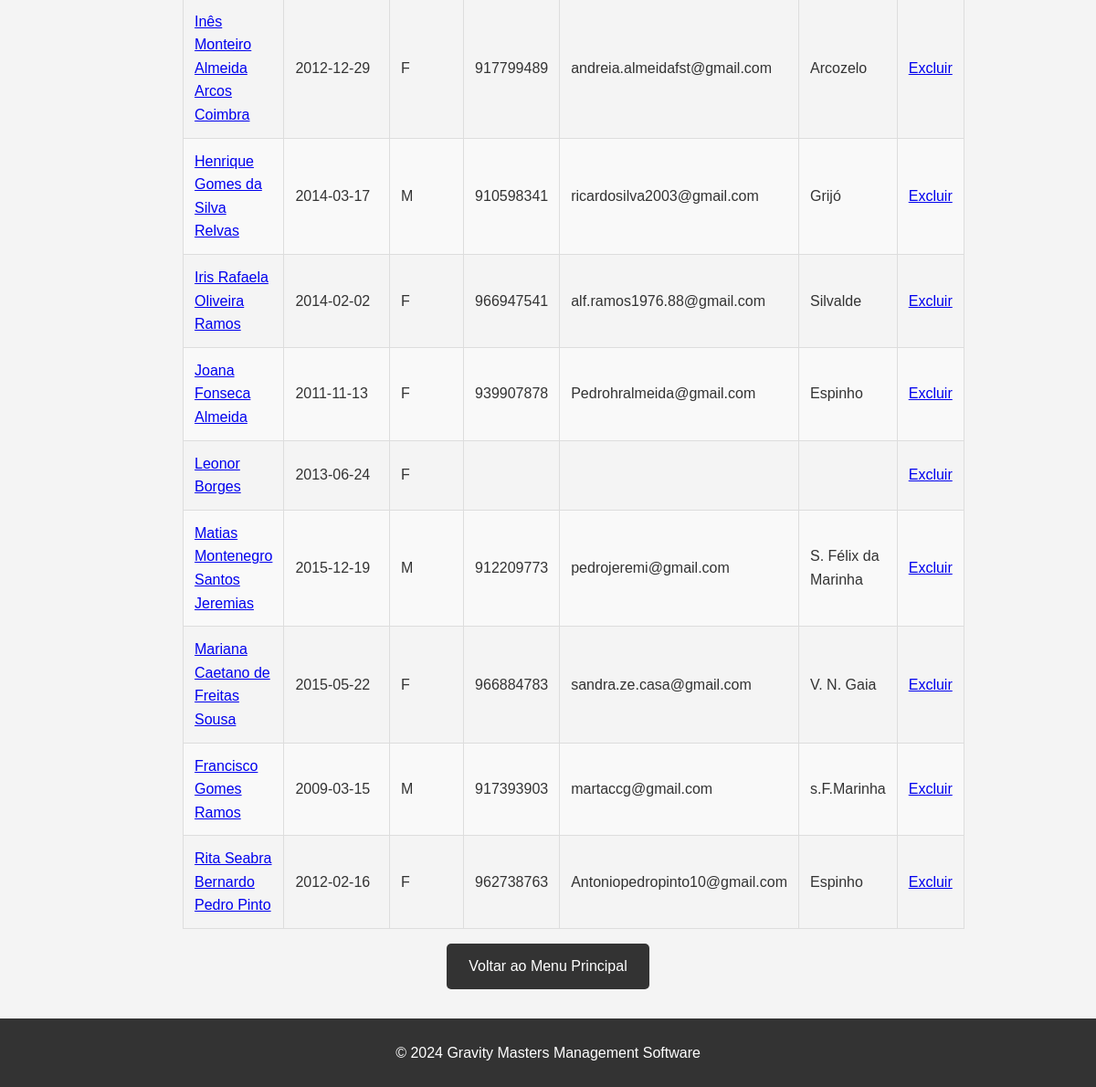
Page /frontend/list_athletes.php (signed in, lower part) on the earlier database version.
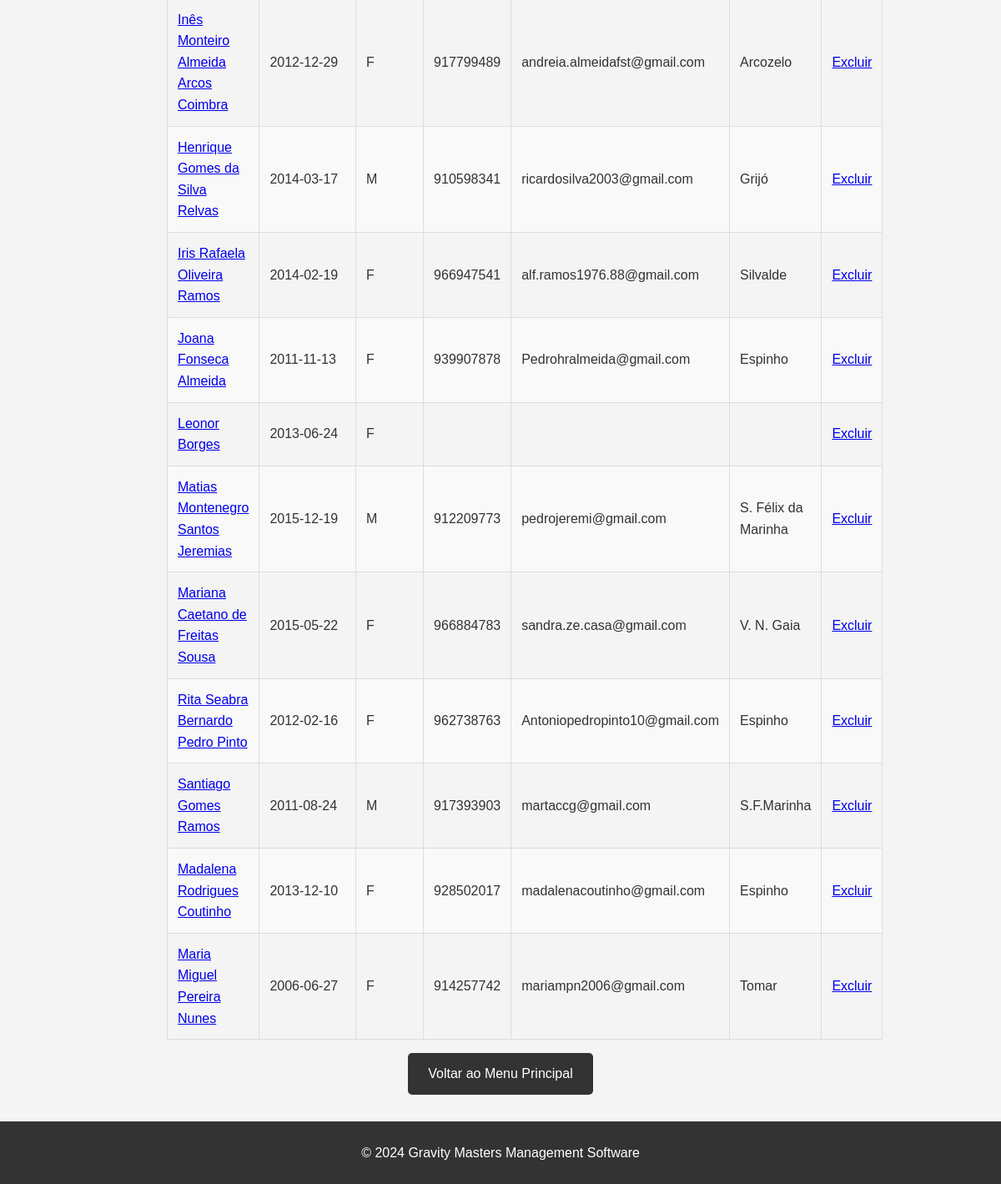
Same page on the later database version.
### tables this page shows
CREATE TABLE "Athlete" (
    idAthlete INTEGER PRIMARY KEY AUTOINCREMENT,
    name VARCHAR(255) NOT NULL,
    birthday DATE,
    genre VARCHAR(1) NOT NULL,
    mobile VARCHAR(20),
    email VARCHAR(255), username TEXT,
    password VARCHAR(255),
    address VARCHAR(255),
    ageGroup VARCHAR(255), "fgpNumber" TEXT, "tag_uid" TEXT,
    UNIQUE(idAthlete)
);

### frontend/list_athletes.php (the view, shortened to what this page needs)
<!DOCTYPE html>
<html lang="pt">
<head>
    <link rel="stylesheet" href="../css/list_athletes.css">
</head>
<body>
    <main>
        <div class="athlete-list">
            <table>
                <tbody>
                    <?php
                    include '../backend/db_connect.php';
                    $coach_id = $_SESSION['user_id'];
                    try {
                        $sql = "SELECT DISTINCT A.idAthlete, A.name, A.birthday, A.genre, A.mobile, A.email, A.address
                                FROM Athlete A
                                JOIN AthleteDiscipline AD ON A.idAthlete = AD.idAthlete
                                JOIN CoachingStaffDiscipline CD ON AD.idDiscipline = CD.idDiscipline
                                WHERE CD.idCoachingStaff = :coach_id";
                        $stmt = $conn->prepare($sql);
                        $stmt->bindParam(':coach_id', $coach_id);
                        $stmt->execute();
                        while ($row = $stmt->fetch(PDO::FETCH_ASSOC)) {
                            echo "<tr>";
                            echo "<td><a href='personalAthlete.php?idAthlete={$row['idAthlete']}'>{$row['name']}</a></td>";
                            echo "<td>{$row['birthday']}</td>";
                            echo "<td>{$row['genre']}</td>";
                            echo "<td>{$row['mobile']}</td>";
                            echo "<td>{$row['email']}</td>";
                            echo "<td>{$row['address']}</td>";
                            echo "<td><a href='../backend/delete_athlete.php?idAthlete={$row['idAthlete']}' onclick='return confirm(\"Tem certeza de que deseja excluir este atleta?\")'>Excluir</a></td>";
                            echo "</tr>";
                        }
                    } catch (Exception $e) {
                        echo "<tr><td colspan='7'>Erro: " . $e->getMessage() . "</td></tr>";
                    }
                    ?>
                </tbody>
            </table>
        </div>
        <div class="back-button">
            <a href="menu_coach.php">Voltar ao Menu Principal</a>
        </div>
    </main>
    <footer>
        <p>&copy; 2024 Gravity Masters Management Software</p>
    </footer>
</body>
</html>

Differences in the rows shown:
removed athlete: name "Francisco Gomes Ramos", birthday "2009-03-15", genre "M", mobile "917393903", email "martaccg@gmail.com", address "s.F.Marinha"
changed athlete "Iris Rafaela Oliveira Ramos": birthday "2014-02-02" → "2014-02-19"
now on this page (row edited): athlete: name "Santiago Gomes Ramos", birthday "2011-08-24", genre "M", mobile "917393903", email "martaccg@gmail.com", address "S.F.Marinha"
now on this page (row unchanged): athlete: name "Madalena Rodrigues Coutinho", birthday "2013-12-10", genre "F", mobile "928502017", email "madalenacoutinho@gmail.com", address "Espinho"
added athlete: name "Maria Miguel Pereira Nunes", birthday "2006-06-27", genre "F", mobile "914257742", email "mariampn2006@gmail.com", address "Tomar"
